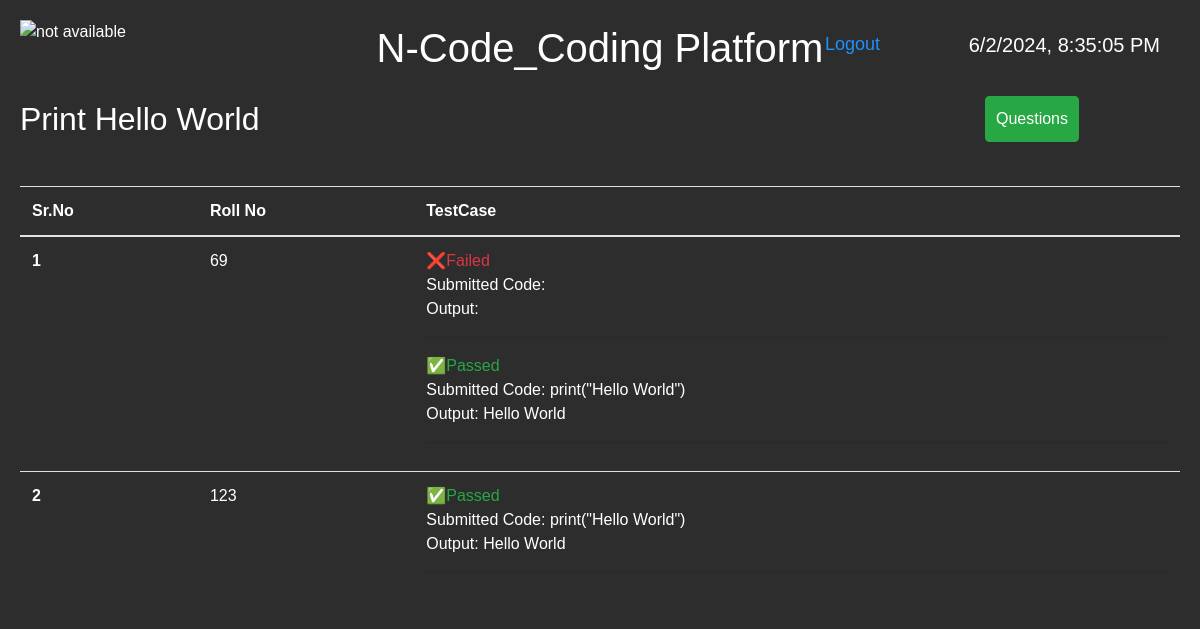
Page /attempted/1/ (signed in) on the earlier database version.
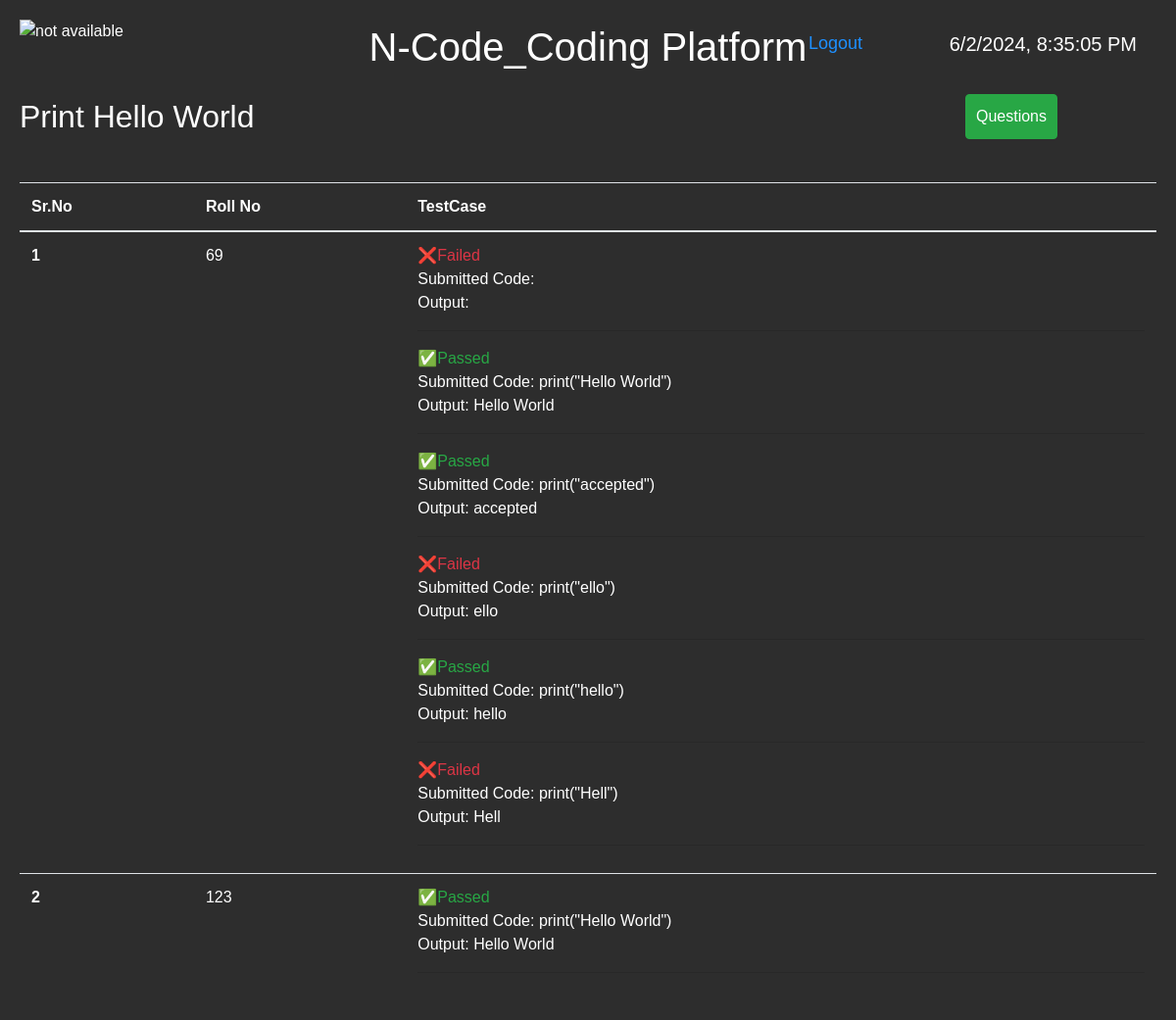
Same page on the later database version.
### user_handler/models.py (models this page shows)
class Questions(models.Model):
    qs_title = models.CharField(max_length = 100, null = True)
    qs_id = models.IntegerField(unique=True, primary_key=True)
    stu = models.ManyToManyField(User, blank=True)
    question = models.TextField()

class Student(models.Model):
    rollno = models.IntegerField(unique=True)
    user = models.ForeignKey(User, on_delete=models.CASCADE, null=True, blank=True)
    qs_solved = models.ManyToManyField('Questions', blank=True)

### pycompiler/models.py (models this page shows)
class Code(models.Model):
    code = models.TextField()
    output = models.TextField()
    user = models.ForeignKey(User, on_delete =  models.CASCADE, null = True, blank = True)
    tc_pass = models.BooleanField(null = True)
    qs_id = models.IntegerField(null = True)

### user_handler/views.py (the view)
# urls.py: path('attempted/<id>/', views.attempted),
@login_required
def attempted(request, id):
    code = Code.objects.filter(qs_id=id)
    user_ids = code.values_list('user_id', flat=True)
    stu = Student.objects.filter(user__id__in=user_ids)
    qs = Questions.objects.get(qs_id = id)
    tc = TestCase.objects.all()
    return render(request, "attempted_questions.html", {'Questions': qs, 'TestCase': tc, 'Code': code, 'Student': stu})

### templates/attempted_questions.html (shortened to what this page needs)
<!DOCTYPE html>
<html lang="en">
<head>
  <link rel="stylesheet" href="https://maxcdn.bootstrapcdn.com/bootstrap/4.0.0/css/bootstrap.min.css">
</head>
<body>
  <img class="logo" src="https://lms-kjsce.somaiya.edu/pluginfile.php/1/theme_essential/logo/1702638405/engg-logo.png" alt="not available" onclick="refreshPage()">
  <h1 style="margin-top : -40px">N-Code_Coding Platform</h1>
  <span class="logout">
    <a href="/logout">
      Logout
    </a>
  </span>
  <div id="datetime"></div>
<div class="search" style = "display: inline-block; margin-top: 20px">
  <h2 style = "display: inline;">{{Questions.qs_title}}</h2>
</div>
<div class="addtestcase" style = "display: inline; float: right; margin-right: 35px;">
  <form style = "display: inline;" action = "/questions">
    <button class = "btn btn-success m-3" style = " padding: 10px 10px;">Questions</button>
  </form>
</div>
  <div class="questions">
    <table class="table mt-5">
        <thead>
          <tr>
            <th scope="col">Sr.No</th>
            <th scope="col">Roll No</th>
            <th scope="col">TestCase</th>
          </tr>
        </thead>
        <tbody>
            {% for student in Student %}
<tr>
    <th scope="row">{{ forloop.counter }}</th>
    <td>{{ student.rollno }}</td>
    <td>
        {% for code in student.user.code_set.all %}
            {% if code.qs_id_id == qs_id %}
                {% if code.tc_pass %}
                    <span class="text-success">✅Passed</span>
                {% else %}
                    <span class="text-danger">❌Failed</span>
                {% endif %}
                <br>
                Submitted Code: {{ code.code }}
                <br>
                Output: {{ code.output }}
                <br>
                <hr>
            {% endif %}
        {% endfor %}
    </td>
</tr>
{% endfor %}
        </tbody>
      </table>
  </div>
</body>
</html>

### templates/attempted_questions.html (style rules this page uses)
.logout { position: absolute; top: 11px; right: 300px; font-size: 18px; }
body { font-family: 'Verdana', sans-serif; margin: 20px; background-color: #2d2d2d; color: #ffffff; position: relative; }
.logo { cursor: pointer; max-width: 180px; margin-bottom: 20px; }
h1 { text-align: center; font-size: 40px; }
form { margin-left: 50px; margin-right: 50px; }
a { color: #1E90FF; text-decoration: none; }
#datetime { position: absolute; top: 10px; right: 20px; color: #ffffff; font-size: 20px; }

Differences in the rows shown:
added Code: tc_pass "✅Passed", code "print(\"accepted\")", output "accepted", shown under Student (number 1 of 2 on the later page)
added Code: tc_pass "❌Failed", code "print(\"ello\")", output "ello", shown under Student (number 1 of 2 on the later page)
added Code: tc_pass "✅Passed", code "print(\"hello\")", output "hello", shown under Student (number 1 of 2 on the later page)
added Code: tc_pass "❌Failed", code "print(\"Hell\")", output "Hell", shown under Student (number 1 of 2 on the later page)
